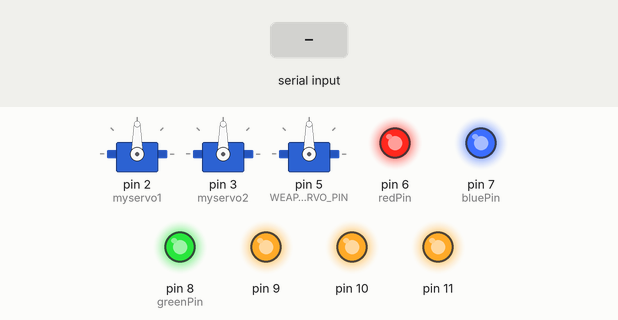
Recording of a sketch running on a simulated Arduino Uno, built with avr-gcc and run on an emulated ATmega328P. Shown: 3 × servo, output pins drawn as LEDs (lit = HIGH). Inputs (shaded band) come from the test bench. What the sketch prints to the serial monitor is not drawn.

Above: at 1.2 s.
1.3 s: "W" received over Serial
At 1.9 s:
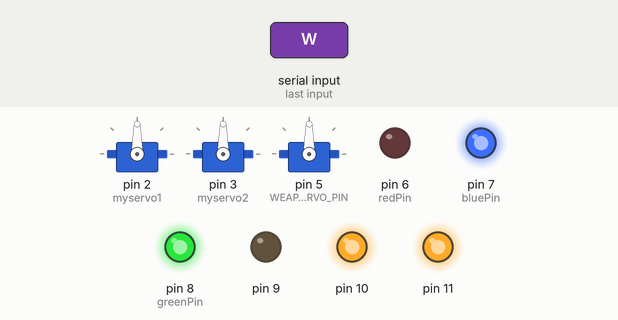
2.8 s: byte 86 ('V') received over Serial
At 3.1 s:
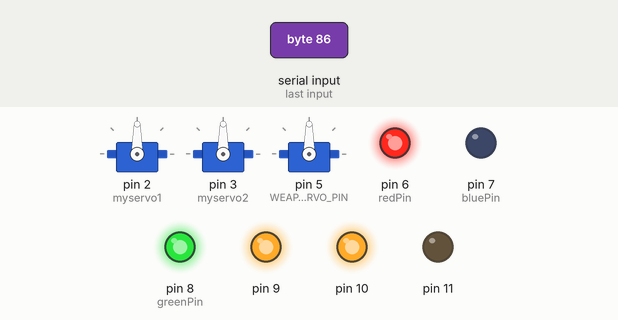
4.3 s: byte 88 ('X') received over Serial
At 5.4 s:
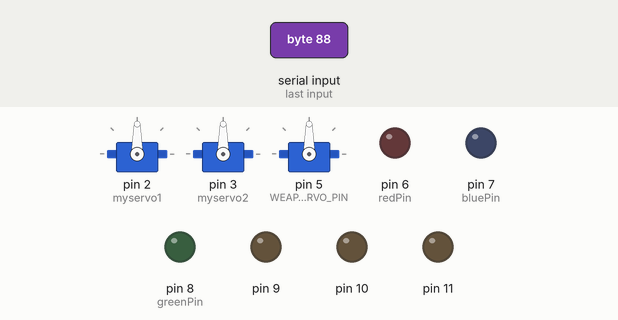
5.8 s: "U" received over Serial
At 6.5 s:
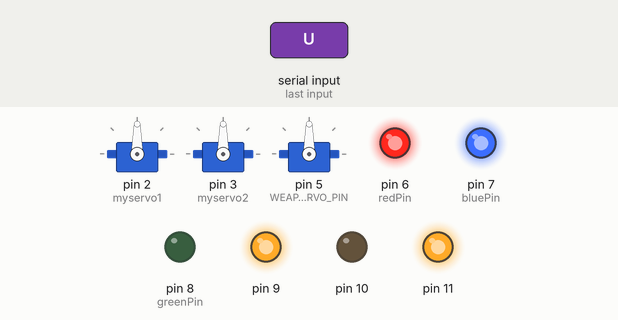
7.3 s: "90,45\n" received over Serial
8.8 s: "30,150\n" received over Serial
Timing chart, 0 to 11.3 s (numbered marks = the images above; inputs shaded):
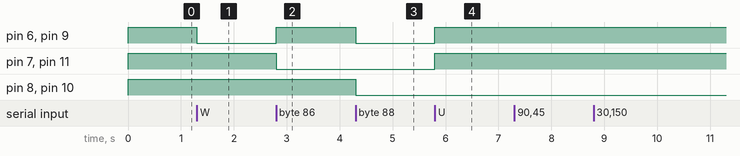

The sketch:

CARL_Drive.ino
```cpp
//Servo power is from the AA pack
//Arduino power is frome the 9V
//Common ground required between the battery systems

//Servos data pin is connected to D2 and D3
//Bluetooth is getting 3.3v power from the arduino, TX and RX connect to the RX and TX of the arduino microcontroller
//NOTE: to upload code you must remove the bluetooth with this setup

#include <Servo.h>
#include <SoftwareSerial.h>

Servo myservo1;
Servo myservo2;

Servo weaponServo;

//Sets up pins 4 and 5 to be used for serial communication (optional, not used in default configuration)
SoftwareSerial softSerial(5, 4); // RX, TX

char input = 'S';

const int WEAPON_SERVO_PIN = 5;

 typedef struct{
  int redPin;
  int greenPin;
  int bluePin;
} LED;

int servoPos = 0;
LED led1;
LED led2;

int RED[] = {LOW,HIGH,HIGH};
int OFF[] = {HIGH,HIGH,HIGH};
int WHITE[] = {LOW,LOW,LOW};
int GREEN[] = {HIGH,LOW,HIGH};
int BLUE[] = {HIGH,HIGH,LOW};


void initLed(LED led){
  pinMode(led.redPin,OUTPUT);
  digitalWrite(led.redPin,HIGH);
  pinMode(led.bluePin,OUTPUT);
   digitalWrite(led.bluePin,HIGH);
  pinMode(led.greenPin,OUTPUT);
   digitalWrite(led.greenPin,HIGH);
}

void setup() {
  //Setup serial connections for Monitor and Bluetooth
  softSerial.begin(9600);
  Serial.begin(9600);

  //Connects to the servos
  pinMode (2, OUTPUT);
  pinMode (3, OUTPUT);


  led1.redPin = 6;
  led1.bluePin = 7;
  led1.greenPin = 8;
  led2.redPin = 9;
  led2.bluePin = 11;
  led2.greenPin = 10;


  initLed(led1);
  initLed(led2);

  myservo1.attach(2);
  myservo2.attach(3);

  weaponServo.attach(WEAPON_SERVO_PIN);

  Serial.println("Setup Complete!");
}

void robotForward (int duration) {
  //myservo1.write(45);
  //myservo2.write(135);
   myservo1.write(0);
  myservo2.write(180);
}

void robotBackward (int duration) {
  myservo1.write(135);
  myservo2.write(45);
}

void robotRight (int duration) {
  myservo1.write(135);
  myservo2.write(135);
}

void robotLeft (int duration) {
  myservo1.write(45);
  myservo2.write(45);
}
void robotStop (int duration) {
  myservo1.write(90);
  myservo2.write(90);
}

void setLed(LED led, int color[]){
   digitalWrite(led.redPin,color[0]);
   digitalWrite(led.greenPin,color[1]);
   digitalWrite(led.bluePin,color[2]);
}

void forwardLeft(){
    myservo1.write(45);
  myservo2.write(180);
}


void processScrollBarInput(char input){
  int intVal = 0;
  if(input=='q'){
    intVal = 10;
  }else{
      String inputStr = String(input);
      intVal = inputStr.toInt();
  }

  if(intVal==0){
    return;
  }
  int angle = intVal * 18;
  weaponServo.write(angle);

}

void loop() {
  if (Serial.available())
  { //if there is data being recieved
    input = Serial.read();
    if (input == 'F')
    {
      robotBackward(1);
    }
    if (input == 'B')
    {
      robotForward(1);
    }
    if (input == 'R')
    {
      robotRight(1);
    }
    if (input == 'L')
    {
      robotLeft(1);
    }
    if (input == 'S' )
    {
      robotStop(1);
    }


    if(input == 'W' || input == 'w'){
      setLed(led1,RED);
      setLed(led2,RED);
    }
   if(input == 'U' || input == 'u'){
      setLed(led1,GREEN);
      setLed(led2,GREEN);
    }
   if(input == 'V' || input == 'v'){
      setLed(led1,BLUE);
      setLed(led2,BLUE);
    }
  if(input == 'X' || input == 'x'){
      setLed(led1,WHITE);
      setLed(led2,WHITE);
    }
  }
  processScrollBarInput(input);
  //weaponServo.write(servoPos++);
  /*digitalWrite(redPin1,HIGH);
  delay(1000);
  digitalWrite(redPin1,LOW);
  delay(1000);*/

  /*setLed(led1,RED);
  setLed(led2,RED);
  delay(1000);
  setLed(led1,GREEN);
  setLed(led2,GREEN);
  delay(1000);
  setLed(led1,BLUE);
  setLed(led2,BLUE);
  delay(1000);
  setLed(led1,WHITE);
  setLed(led2,WHITE);
  delay(1000);
  setLed(led1,OFF);
  setLed(led2,OFF);
  delay(1000);*/

}
```

Measured:
- after the input at 1.3 s, pin 6 (redPin), pin 9: HIGH → LOW at once
- after the input at 2.8 s, pin 6 (redPin), pin 9: LOW → HIGH at once; pin 7 (bluePin), pin 11: HIGH → LOW at once
- after the input at 4.3 s, pin 6 (redPin), pin 8 (greenPin), pin 9, pin 10: HIGH → LOW at once
- after the input at 5.8 s, pin 6 (redPin), pin 7 (bluePin), pin 9, pin 11: LOW → HIGH at once
